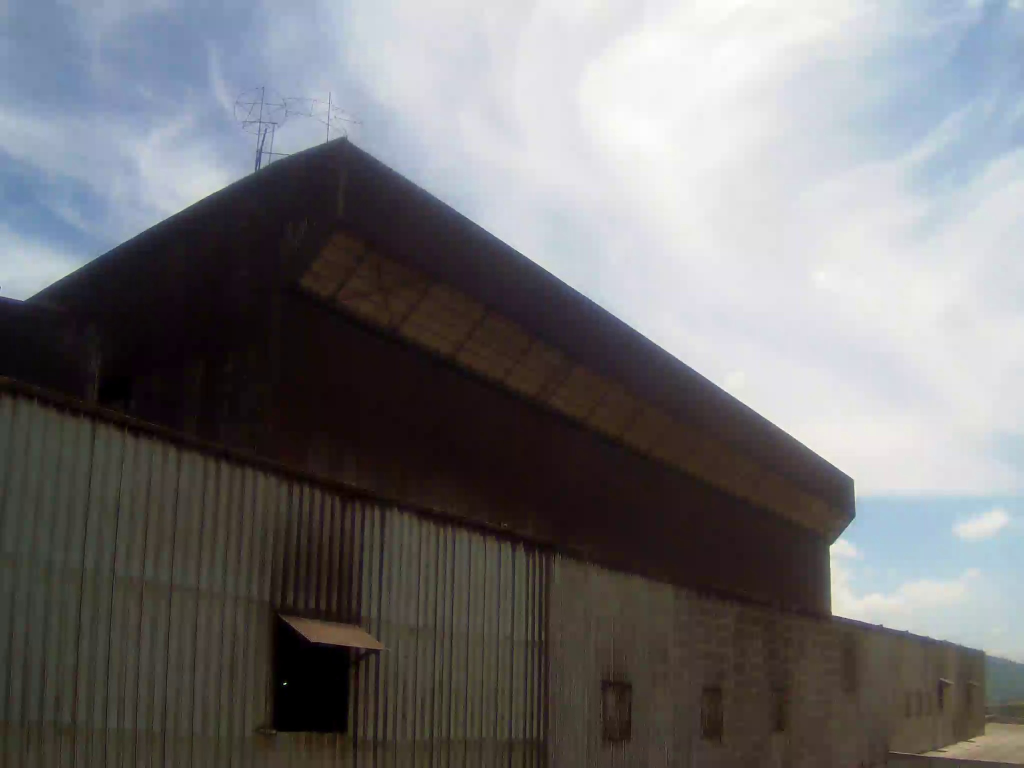
#> input picture data/raw/a (1).jpg, 2048 x 1536 px (shown at 1/2 size); its folder holds 4 pictures in this run
$ python resize_images.py
#> lines starting #> are read from the running program, lines starting #| are printed output that depends on the picture
import os
import glob
import cv2

if __name__ == "__main__":
    import argparse

    parser = argparse.ArgumentParser(
        description="Resize raw images to uniformed target size."
    )
    parser.add_argument(
        "--raw-dir",
        help="Directory path to raw images.",
        default="./data/raw",
        type=str,
    )
    parser.add_argument(
        "--save-dir",
        help="Directory path to save resized images.",
        default="./data/images",
        type=str,
    )
    parser.add_argument(
        "--ext", help="Raw image files extension to resize.", default="jpg", type=str
    )
    parser.add_argument(
        "--target-size",
        help="Target size to resize as a tuple of 2 integers.",
        default="(800, 600)",
        type=str,
    )
    args = parser.parse_args()

    raw_dir = args.raw_dir
    save_dir = args.save_dir
    ext = args.ext
    target_size = eval(args.target_size)
    msg = "--target-size must be a tuple of 2 integers"
    assert isinstance(target_size, tuple) and len(target_size) == 2, msg
    fnames = glob.glob(os.path.join(raw_dir, "*.{}".format(ext)))
    os.makedirs(save_dir, exist_ok=True)
    print(
        "{} files to resize from directory `{}` to target size:{}".format(
            len(fnames), raw_dir, target_size
        )
    )
    for i, fname in enumerate(fnames):
        print(".", end="", flush=True)
        print(fnames)
        img = cv2.imread(fname)
#> img is the input picture: shape (1536, 2048, 3); mean B, G, R 116.3, 114.5, 115.5
        img_small = cv2.resize(img, target_size)
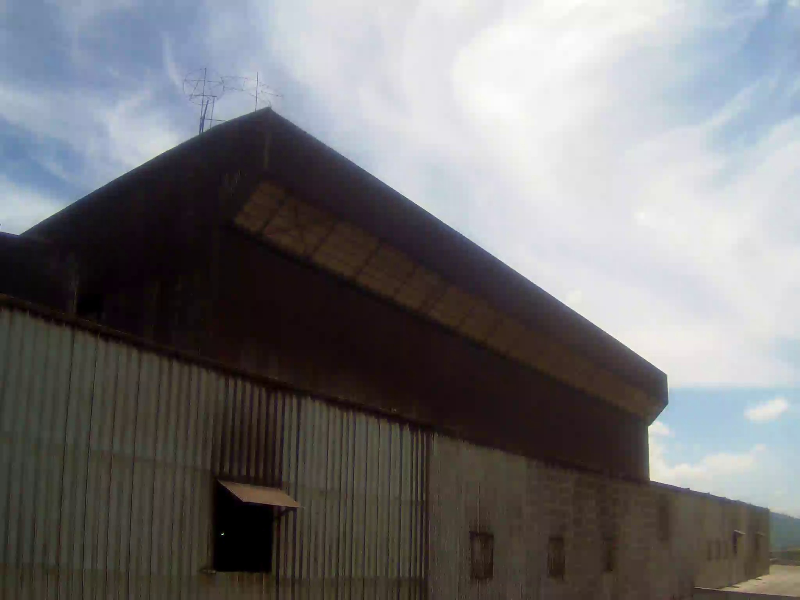
#> img_small: shape (600, 800, 3); mean B, G, R 116.2, 114.4, 115.4
#> pass 3 of the loop `for i, fname in enumerate(fnames):`:
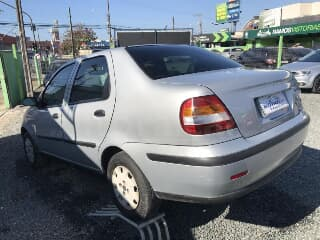
#> input picture data/raw/a (11).jpg, 320 x 240 px
#> img is the input picture: shape (240, 320, 3); mean B, G, R 125.3, 117.4, 110.4
#> `img_small = cv2.resize(img, target_size)`:
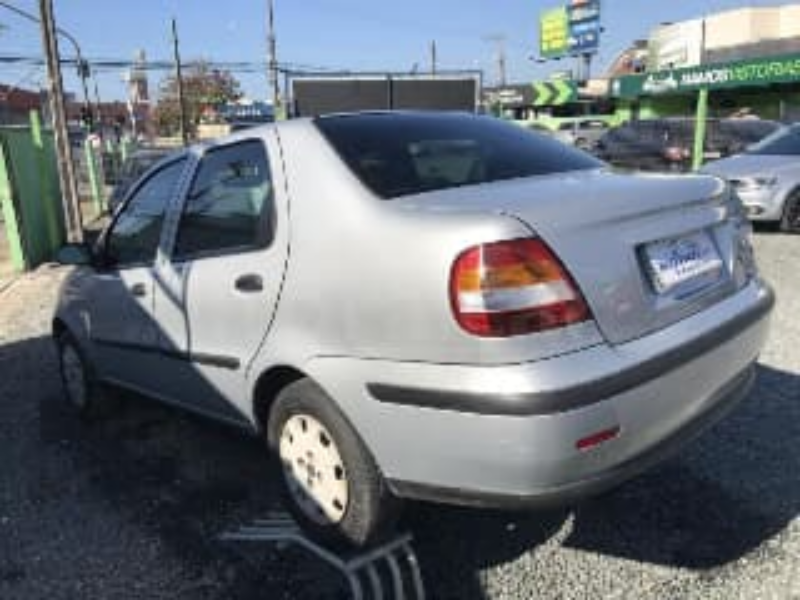
#> img_small: shape (600, 800, 3); mean B, G, R 125.2, 117.3, 110.3
#> the loop made 4 passes; the first 3 are shown
        new_fname = "{}.{}".format(str(i), ext)
        small_fname = os.path.join(save_dir, new_fname)
        cv2.imwrite(small_fname, img_small)
    print(
        "\nDone resizing {} files.\nSaved to directory: `{}`".format(
            len(fnames), save_dir
        )
    )
